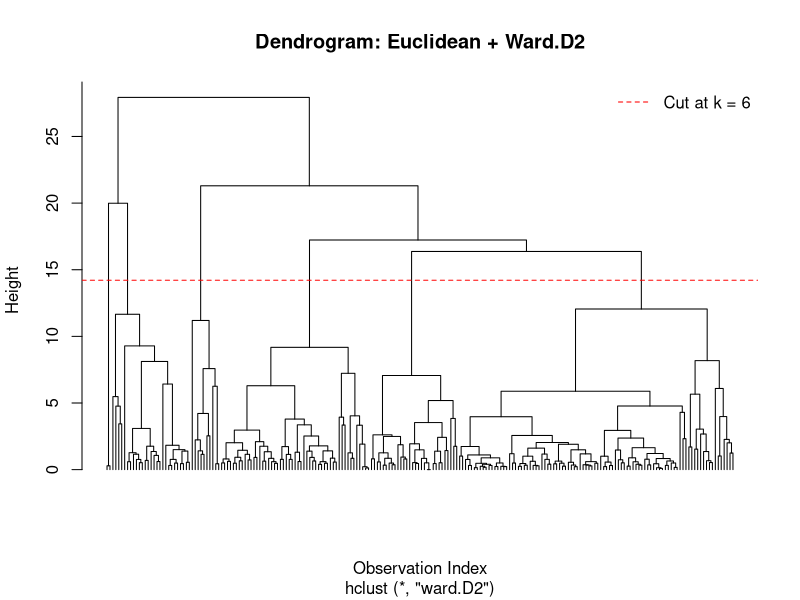
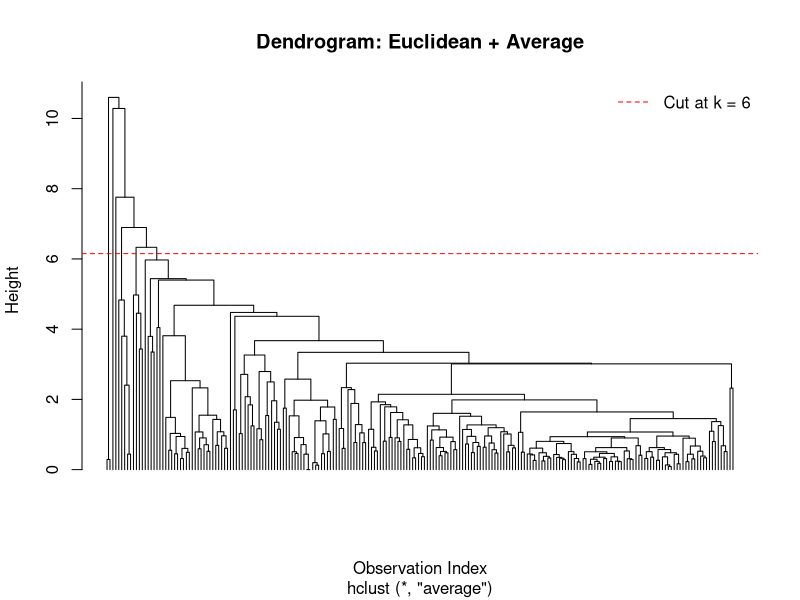
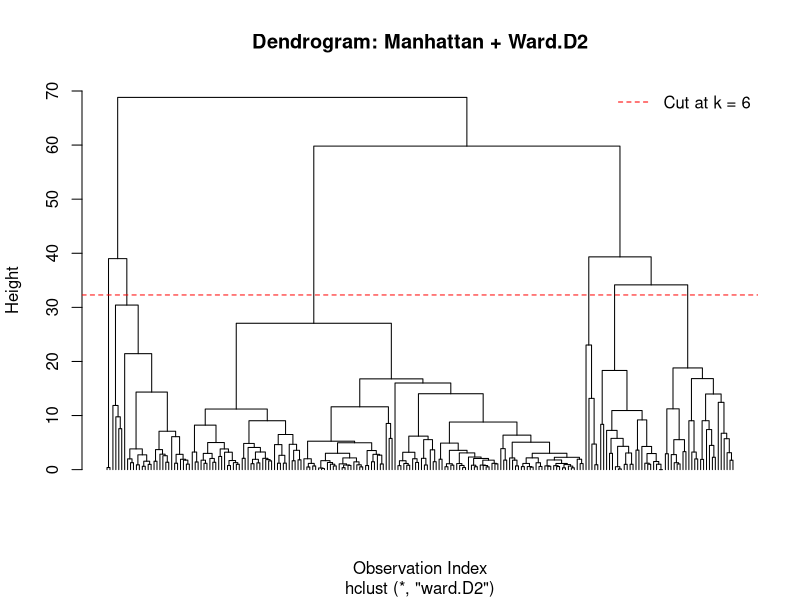
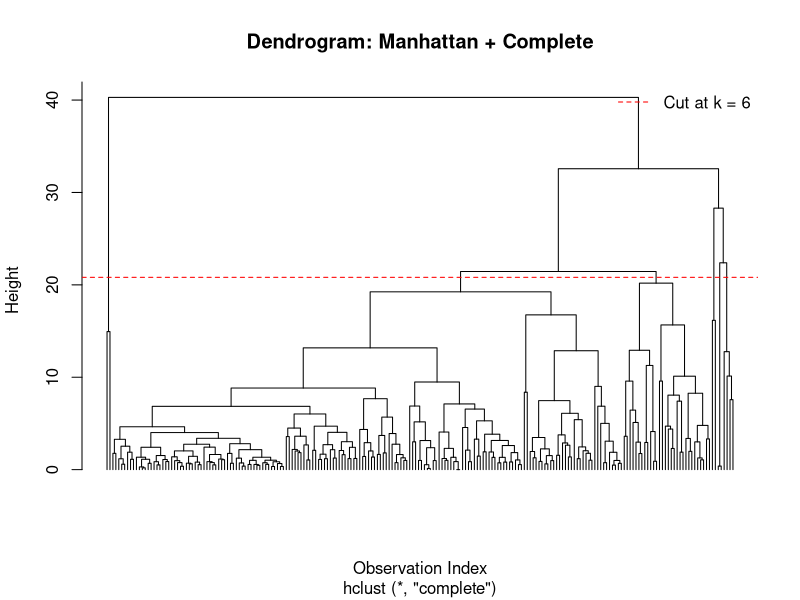
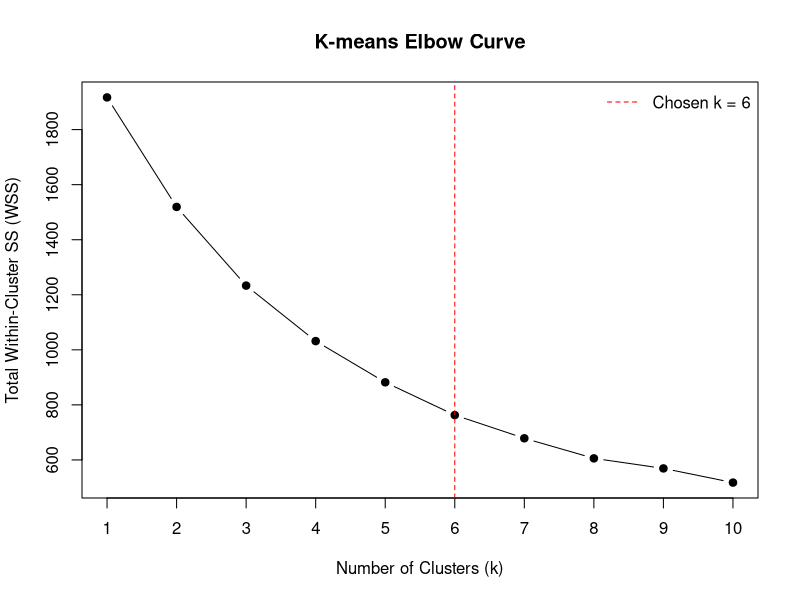
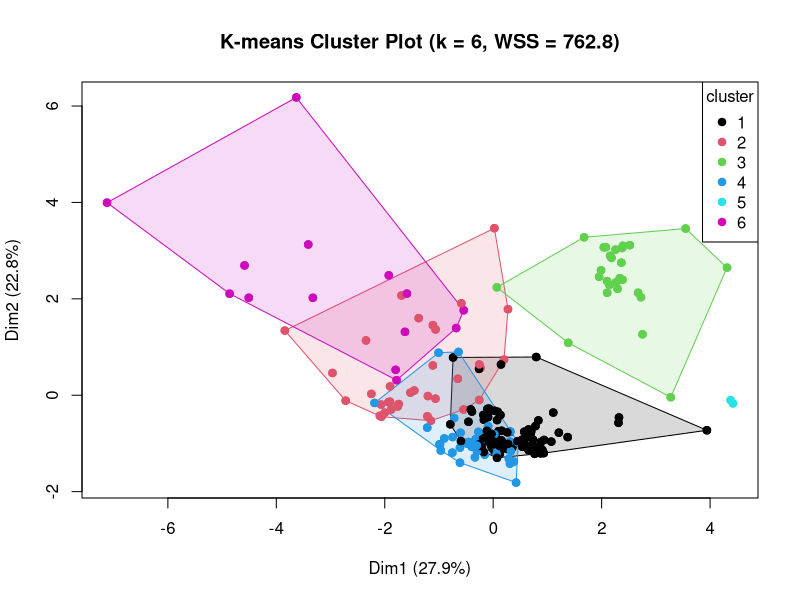

These charts were generated, in order, by the following R code:
library(readxl)

data <- as.data.frame(read_excel("Youssefdat.xlsx", sheet = "GlassData"))
features <- setdiff(names(data), c("Id", "Type"))
data <- data[complete.cases(data[, c("Type", features)]), ]

X <- scale(data[, features])
k <- length(unique(data$Type))

cut_line <- function(hc, k) {
  n <- length(hc$order)
  (hc$height[n - k] + hc$height[n - k + 1]) / 2
}

plot_tree <- function(hc, title) {
  plot(hc, labels = FALSE, hang = -1,
       main = title, xlab = "Observation Index", ylab = "Height")
  abline(h = cut_line(hc, k), col = "red", lty = 2)
  legend("topright", paste("Cut at k =", k), col = "red", lty = 2, bty = "n")
}

# Figure 1
hc1 <- hclust(dist(X, method = "euclidean"), method = "ward.D2")
plot_tree(hc1, "Dendrogram: Euclidean + Ward.D2")

# Figure 2
hc2 <- hclust(dist(X, method = "euclidean"), method = "average")
plot_tree(hc2, "Dendrogram: Euclidean + Average")

# Figure 3
hc3 <- hclust(dist(X, method = "manhattan"), method = "ward.D2")
plot_tree(hc3, "Dendrogram: Manhattan + Ward.D2")

# Figure 4
hc4 <- hclust(dist(X, method = "manhattan"), method = "complete")
plot_tree(hc4, "Dendrogram: Manhattan + Complete")

# Figure 5
set.seed(123)
k_values <- 1:10
wss <- numeric(length(k_values))

for (i in seq_along(k_values)) {
  km <- kmeans(X, centers = k_values[i], nstart = 50)
  wss[i] <- km$tot.withinss
}

plot(k_values, wss, type = "b", pch = 19,
     main = "K-means Elbow Curve",
     xlab = "Number of Clusters (k)",
     ylab = "Total Within-Cluster SS (WSS)",
     xaxt = "n")
axis(1, at = k_values)
abline(v = k, col = "red", lty = 2)
legend("topright", paste("Chosen k =", k), col = "red", lty = 2, bty = "n")

# Figure 6
set.seed(129)
km_final <- kmeans(X, centers = k, nstart = 50)
pca <- prcomp(X)
scores <- pca$x[, 1:2]
var_exp <- pca$sdev^2 / sum(pca$sdev^2)

plot(scores[, 1], scores[, 2],
     col = km_final$cluster, pch = 19,
     main = paste0("K-means Cluster Plot (k = ", k,
                   ", WSS = ", round(km_final$tot.withinss, 1), ")"),
     xlab = paste0("Dim1 (", round(100 * var_exp[1], 1), "%)"),
     ylab = paste0("Dim2 (", round(100 * var_exp[2], 1), "%)"))

for (g in sort(unique(km_final$cluster))) {
  pts <- scores[km_final$cluster == g, , drop = FALSE]
  if (nrow(pts) >= 3) {
    h <- chull(pts)
    polygon(pts[c(h, h[1]), ], border = g, col = adjustcolor(g, alpha.f = 0.15))
  }
}

points(scores[, 1], scores[, 2], col = km_final$cluster, pch = 19)
legend("topright", legend = sort(unique(km_final$cluster)),
       col = sort(unique(km_final$cluster)), pch = 19, title = "cluster")
